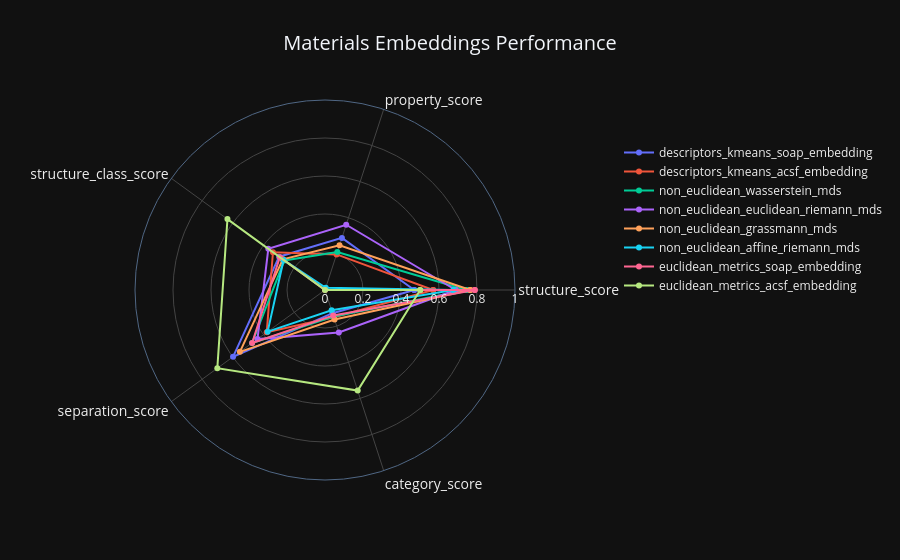

Notebook code cell kept with this figure:
### Code cell
metrics = ['structure_score', 'property_score', 'structure_class_score', 'separation_score', 'category_score']
plot_data = []

for key, val in report_data.items():
    # Only process the files that contain cluster scores
    if key.endswith('_cluster_scores.json'):
        # Create a display name (e.g. "kmeans_soap_embedding")
        method = key.split('/')[0].replace('materials_', '')
        embedding = val['embedding']
        name = f"{method}_{embedding}"
        
        scores = val['molecular_cluster_score']
        
        # Append to our list
        plot_data.append({
            'Name': name,
            'structure_score': scores.get('structure_score', 0),
            'property_score': scores.get('property_score', 0),
            'structure_class_score': scores.get('structure_class_score', 0),
            'separation_score': scores.get('separation_score', 0),
            'category_score': scores.get('category_score', 0)
        })

df = pd.DataFrame(plot_data)

# 3. Create the Radar Chart
fig = go.Figure()

for index, row in df.iterrows():
    fig.add_trace(go.Scatterpolar(
        # We append the first metric to the end to close the circle on the radar chart
        r=[row[m] for m in metrics] + [row[metrics[0]]],
        theta=metrics + [metrics[0]],
        mode='lines+markers',
        name=row['Name'],
        line=dict(width=2),
        marker=dict(size=6)
    ))

# 4. Apply Dark Theme and Formatting (matching the screenshot)
fig.update_layout(
    title=dict(
        text="Materials Embeddings Performance",
        x=0.5,
        font=dict(size=20)
    ),
    template="plotly_dark",
    polar=dict(
        radialaxis=dict(
            visible=True,
            range=[0, 1],
            showline=False,
            gridcolor='#444',
            tickfont=dict(size=12, color='#eee')
        ),
        angularaxis=dict(
            tickfont=dict(size=14, color='#eee'),
            gridcolor='#444'
        ),
        bgcolor='#111'
    ),
    paper_bgcolor='#111',  # Outer background
    showlegend=True,
    legend=dict(
        x=1.1,
        y=0.9,
        font=dict(size=12, color='#eee')
    )
)

fig.show()

### Figure 1 — Plotly figure (JSON) as saved in the notebook; plotly's stock layout.template omitted (floating-point values rounded to 4 significant figures)
{"data": [{"line": {"width": 2}, "marker": {"size": 6}, "mode": "lines+markers", "name": "descriptors_kmeans_soap_embedding", "r": [0.4697, 0.2884, 0.2984, 0.5983, 0.1283, 0.4697], "theta": ["structure_score", "property_score", "structure_class_score", "separation_score", "category_score", "structure_score"], "type": "scatterpolar"}, {"line": {"width": 2}, "marker": {"size": 6}, "mode": "lines+markers", "name": "descriptors_kmeans_acsf_embedding", "r": [0.5693, 0.1971, 0.3386, 0.379, 0.1511, 0.5693], "theta": ["structure_score", "property_score", "structure_class_score", "separation_score", "category_score", "structure_score"], "type": "scatterpolar"}, {"line": {"width": 2}, "marker": {"size": 6}, "mode": "lines+markers", "name": "non_euclidean_wasserstein_mds", "r": [0.7449, 0.2097, 0.2645, 0.4741, 0.1468, 0.7449], "theta": ["structure_score", "property_score", "structure_class_score", "separation_score", "category_score", "structure_score"], "type": "scatterpolar"}, {"line": {"width": 2}, "marker": {"size": 6}, "mode": "lines+markers", "name": "non_euclidean_euclidean_riemann_mds", "r": [0.688, 0.3613, 0.3688, 0.4393, 0.2351, 0.688], "theta": ["structure_score", "property_score", "structure_class_score", "separation_score", "category_score", "structure_score"], "type": "scatterpolar"}, {"line": {"width": 2}, "marker": {"size": 6}, "mode": "lines+markers", "name": "non_euclidean_grassmann_mds", "r": [0.7645, 0.2475, 0.2743, 0.5536, 0.163, 0.7645], "theta": ["structure_score", "property_score", "structure_class_score", "separation_score", "category_score", "structure_score"], "type": "scatterpolar"}, {"line": {"width": 2}, "marker": {"size": 6}, "mode": "lines+markers", "name": "non_euclidean_affine_riemann_mds", "r": [0.6763, 0.01267, 0.2694, 0.3729, 0.1126, 0.6763], "theta": ["structure_score", "property_score", "structure_class_score", "separation_score", "category_score", "structure_score"], "type": "scatterpolar"}, {"line": {"width": 2}, "marker": {"size": 6}, "mode": "lines+markers", "name": "euclidean_metrics_soap_embedding", "r": [0.7882, 0, 0.2937, 0.4742, 0.1415, 0.7882], "theta": ["structure_score", "property_score", "structure_class_score", "separation_score", "category_score", "structure_score"], "type": "scatterpolar"}, {"line": {"width": 2}, "marker": {"size": 6}, "mode": "lines+markers", "name": "euclidean_metrics_acsf_embedding", "r": [0.501, 0, 0.6346, 0.7005, 0.5566, 0.501], "theta": ["structure_score", "property_score", "structure_class_score", "separation_score", "category_score", "structure_score"], "type": "scatterpolar"}], "layout": {"legend": {"font": {"color": "#eee", "size": 12}, "x": 1.1, "y": 0.9}, "paper_bgcolor": "#111", "polar": {"angularaxis": {"gridcolor": "#444", "tickfont": {"color": "#eee", "size": 14}}, "bgcolor": "#111", "radialaxis": {"gridcolor": "#444", "range": [0, 1], "showline": false, "tickfont": {"color": "#eee", "size": 12}, "visible": true}}, "showlegend": true, "title": {"font": {"size": 20}, "text": "Materials Embeddings Performance", "x": 0.5}}}
